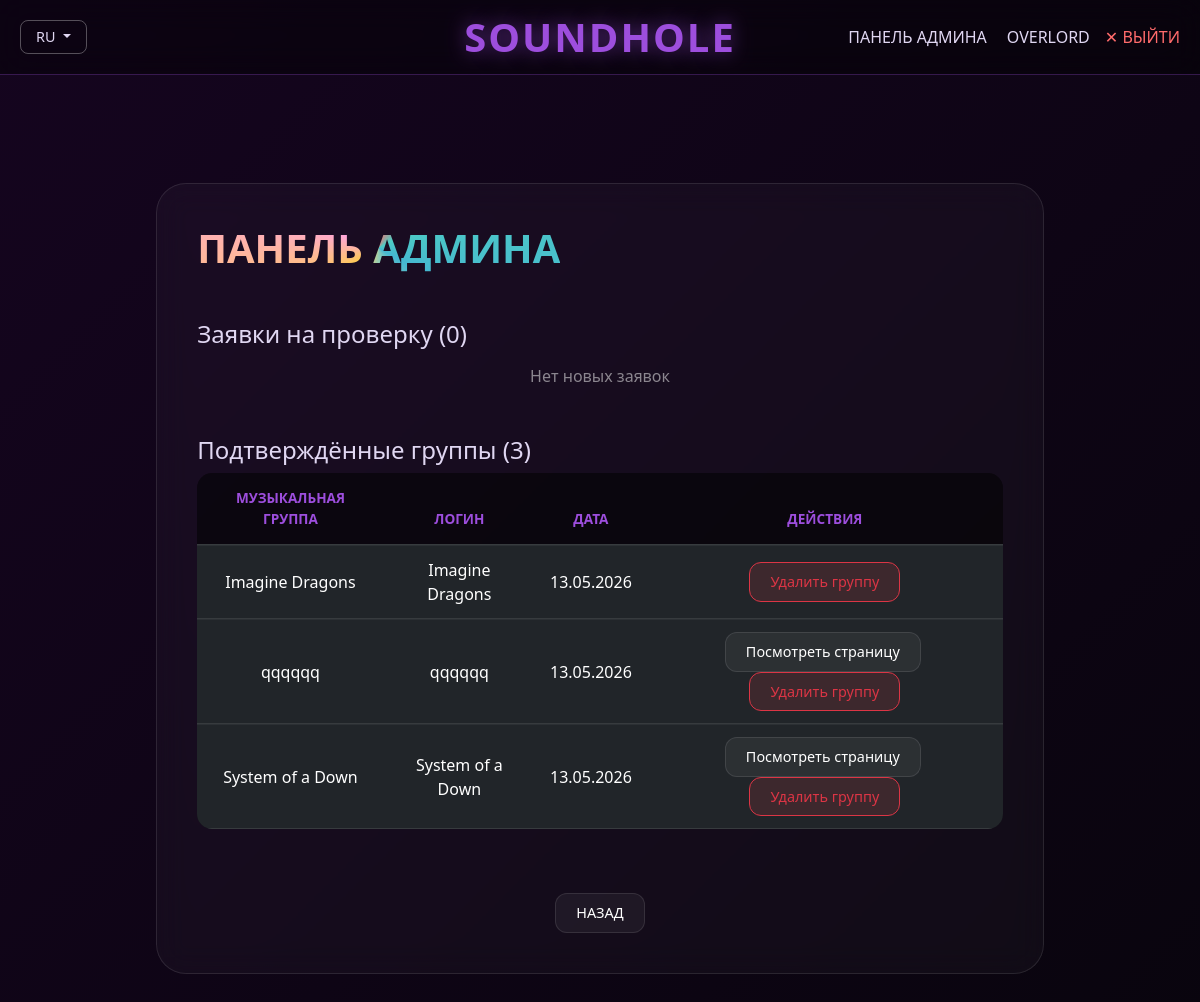
The app's page /developers (signed in), older data.
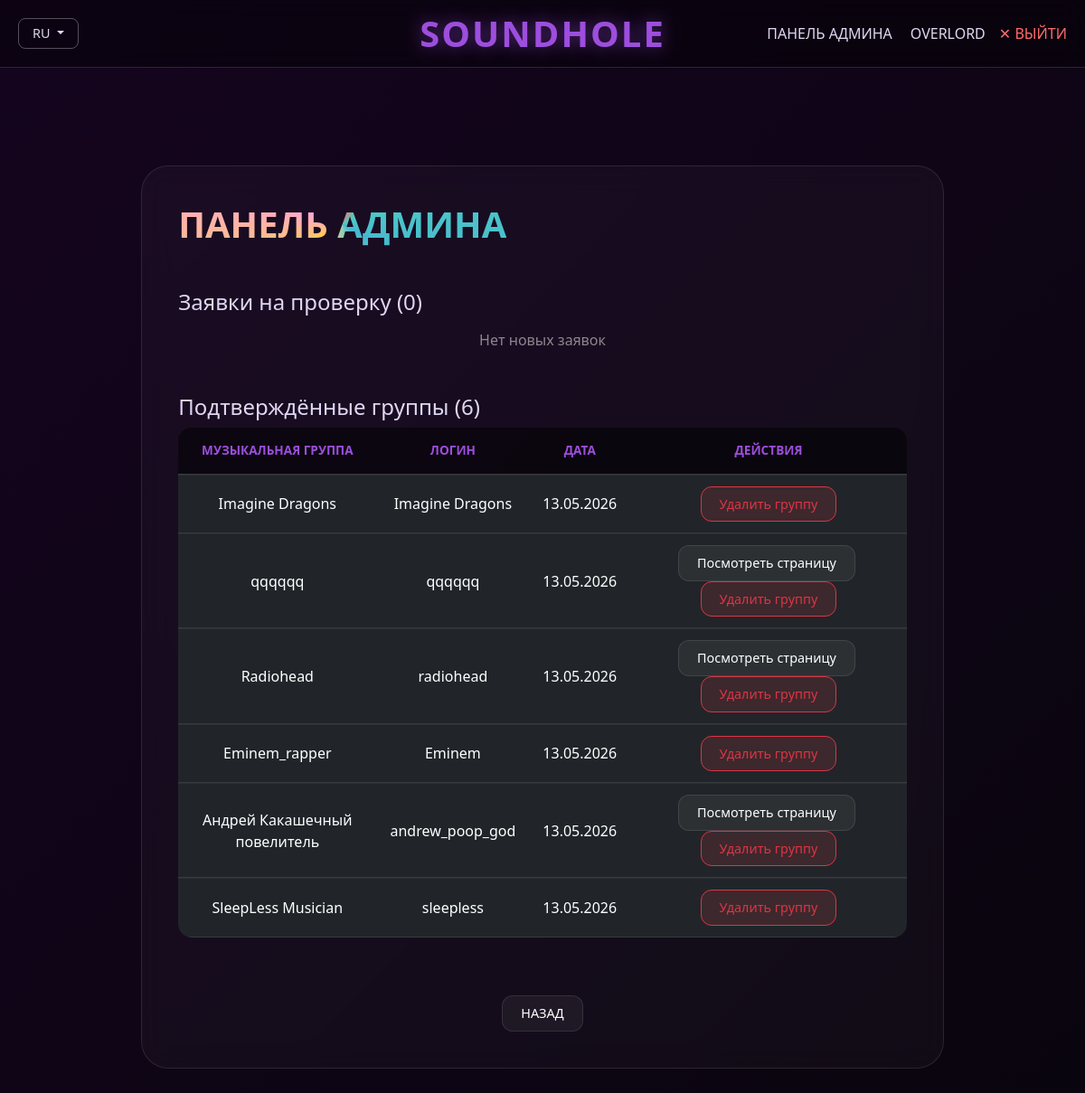
The same page, newer data.
### backend/database/models/users_model.py (models this page shows, shortened)
class UserModel(SqlAlchemyBase):
    __tablename__ = 'users'
    id = sqlalchemy.Column(
        sqlalchemy.Integer, primary_key=True, autoincrement=True)
    username = sqlalchemy.Column(
        sqlalchemy.String, index=True, unique=True, nullable=True)
    name = sqlalchemy.Column(sqlalchemy.String, nullable=True)
    about = sqlalchemy.Column(sqlalchemy.String, nullable=True)
    email = sqlalchemy.Column(
        sqlalchemy.String, index=True, unique=True, nullable=True)
    role = sqlalchemy.Column(sqlalchemy.String, default='user')
    funds = sqlalchemy.Column(sqlalchemy.Integer, default=0)
    inn = sqlalchemy.Column(sqlalchemy.String, nullable=True)
    rkn_number = sqlalchemy.Column(sqlalchemy.String, nullable=True)
    docs_path = sqlalchemy.Column(sqlalchemy.String, nullable=True)
    rep_name = sqlalchemy.Column(sqlalchemy.String, nullable=True)
    rep_email = sqlalchemy.Column(sqlalchemy.String, nullable=True)
    status = sqlalchemy.Column(sqlalchemy.String, default='active')
    hashed_password = sqlalchemy.Column(sqlalchemy.String, nullable=True)
    created_date = sqlalchemy.Column(
        sqlalchemy.DateTime, default=datetime.datetime.now)
    band_page = orm.relationship(
        "BandPageModel", back_populates='band', uselist=False)

### app.py (the view)
@app.route('/developers')
def developers():
    ip = get_client_ip()
    if 'user' not in session or session.get('role') != 'admin':
        logger.warning(f"IP: {ip} - попытка доступа к /developers без прав")
        flash("Доступ только для разработчиков", "warning")
        return redirect(url_for('index'))
    db_sess = db_session.create_session()
    from sqlalchemy.orm import joinedload
    pending_bands = db_sess.query(UserModel).options(
        joinedload(UserModel.band_page)
    ).filter(
        UserModel.role == 'band',
        UserModel.status == 'pending'
    ).all()
    approved_bands = db_sess.query(UserModel).options(
        joinedload(UserModel.band_page)
    ).filter(
        UserModel.role == 'band',
        UserModel.status == 'active'
    ).all()
    db_sess.close()
    logger.info(f"IP: {ip} - просмотр панели разработчика")
    return render_template('developers.html',
                           pending_bands=pending_bands,
                           approved_bands=approved_bands)

### app.py (called while the page is built)
def get_client_ip():
    if request.headers.get('X-Forwarded-For'):
        return request.headers.get('X-Forwarded-For').split(',')[0]
    return request.remote_addr

@app.before_request
def log_request():
    ip = get_client_ip()
    logger.info(f"IP: {ip} - {request.method} {request.path}")

@app.context_processor
def inject_vars():
    lang = session.get('lang', 'ru')
    return dict(txt=TRANSLATIONS.get(lang, TRANSLATIONS['ru']), current_lang=lang)

### backend/database/db_session.py (called while the page is built)
def create_session() -> Session:
    global __factory
    return __factory()

### templates/developers.html
{% extends 'base.html' %}
{% block content %}
<div class="container mt-5">
    <div class="row justify-content-center">
        <div class="col-md-10">
            <div class="custom-card">
                <h2 class="gradient-title text-center mb-4">{{ txt.admin_panel }}</h2>
                <h4 class="text-primary-purple mt-4">{{ txt.pending_apps }} ({{ pending_bands|length }})</h4>
                {% if pending_bands %}
                <div class="table-responsive">
                    <table class="table table-dark table-hover text-center align-middle">
                        <thead>
                            <tr>
                                <th>{{ txt.band }}</th>
                                <th>{{ txt.login_col }}</th>
                                <th>{{ txt.inn }}</th>
                                <th>{{ txt.rkn }}</th>
                                <th>{{ txt.rep_name }}</th>
                                <th>{{ txt.docs }}</th>
                                <th>{{ txt.actions }}</th>
                            </tr>
                        </thead>
                        <tbody>
                            {% for band in pending_bands %}
                            <tr>
                                <td>{{ band.name }}</td>
                                <td>{{ band.username }}</td>
                                <td>{{ band.inn or '-' }}</td>
                                <td>{{ band.rkn_number or '-' }}</td>
                                <td>{{ band.rep_name or '-' }}</td>
                                <td>
                                    {% if band.docs_path %}
                                    <a href="{{ url_for('download_doc', user_id=band.id) }}" class="btn-back btn-sm">⬇️ {{ txt.docs }}</a>
                                    {% else %}-{% endif %}
                                </td>
                                <td>
                                    <a href="{{ url_for('approve_band', band_id=band.id) }}" class="btn btn-sm btn-success me-1">✓</a>
                                    <a href="{{ url_for('reject_band', band_id=band.id) }}" class="btn btn-sm btn-danger">✕</a>
                                </td>
                            </tr>
                            {% endfor %}
                        </tbody>
                    </table>
                </div>
                {% else %}
                <p class="text-center text-white-50 mt-3">{{ txt.no_pending }}</p>
                {% endif %}
                <h4 class="text-primary-purple mt-5">{{ txt.approved_bands }} ({{ approved_bands|length }})</h4>
                {% if approved_bands %}
                <div class="table-responsive">
                    <table class="table table-dark table-hover text-center align-middle">
                        <thead>
                            <tr>
                                <th>{{ txt.band }}</th>
                                <th>{{ txt.login_col }}</th>
                                <th>{{ txt.date }}</th>
                                <th>{{ txt.actions }}</th>
                            </tr>
                        </thead>
                        <tbody>
                            {% for band in approved_bands %}
                            <tr>
                                <td>{{ band.name }}</td>
                                <td>{{ band.username }}</td>
                                <td>{{ band.created_date.strftime('%d.%m.%Y') if band.created_date else '-' }}</td>
                                <td>
                                    {% if band.band_page %}
                                    <a href="{{ url_for('view_band_page', page_id=band.band_page.id) }}" class="btn-back btn-sm me-1">{{ txt.view_page }}</a>
                                    {% endif %}
                                    <a href="{{ url_for('delete_band', band_id=band.id) }}" class="btn-back btn-sm" style="background: rgba(220, 53, 69, 0.15); border-color: #dc3545; color: #dc3545;" onclick="return confirm('{{ txt.confirm_delete }}')">{{ txt.delete_band }}</a>
                                </td>
                            </tr>
                            {% endfor %}
                        </tbody>
                    </table>
                </div>
                {% else %}
                <p class="text-center text-white-50 mt-3">{{ txt.no_approved }}</p>
                {% endif %}
                <div class="text-center mt-5">
                    <a href="{{ url_for('index') }}" class="btn-back">{{ txt.back }}</a>
                </div>
            </div>
        </div>
    </div>
</div>
{% endblock %}

### templates/base.html (shortened to what this page needs)
<!DOCTYPE html>
<html lang="{{ current_lang }}">
<head>
    <link href="https://cdn.jsdelivr.net/npm/bootstrap@5.3.0/dist/css/bootstrap.min.css" rel="stylesheet">
    <link rel="stylesheet" href="{{ url_for('static', filename='css/style.css') }}">
</head>
<body>
    <nav class="navbar navbar-expand-lg">
        <div class="container-fluid navbar-container">
            <div class="navbar-left">
                <div class="lang-dropdown">
                    <button class="btn-lang dropdown-toggle" type="button" data-bs-toggle="dropdown">
                        {{ current_lang|upper }}
                    </button>
                </div>
            </div>
            <div class="navbar-center">
                <a class="navbar-brand" href="{{ url_for('index') }}">SOUNDHOLE</a>
            </div>
            <div class="navbar-right">
                <div class="nav-items user-group">
                    {% if session.get('role') == 'admin' %}
                    <a class="nav-link admin-link" href="{{ url_for('developers') }}">{{ txt.admin_panel }}</a>
                    {% endif %}
                    {% if session.get('user_id') %}
                    <div class="user-actions">
                        <a class="nav-link profile-link" href="{{ url_for('account') }}">
                            {{ session['display_name'] }}
                        </a>
                        <a class="nav-link logout-link" href="{{ url_for('logout') }}">✕ {{ txt.logout }}</a>
                    </div>
                    {% else %}
                    <a class="nav-link login-link" href="{{ url_for('login') }}">{{ txt.login }}</a>
                    {% endif %}
                </div>
            </div>
        </div>
    </nav>
    <div class="main-content">
        {% block content %}{% endblock %}
    </div>
</body>
</html>

### static/css/style.css (style rules this page uses)
:root { --primary-purple: #9d4edd; --light-purple: #c77dff; --neon-blue: #00fffb; --bg-dark: #020205; --text-main: #e0d7f2; --glass-bg: rgba(255, 255, 255, 0.03); --glass-border: rgba(255, 255, 255, 0.1); }
* { box-sizing: border-box; }
body { margin: 0; min-height: 100vh; font-family: 'Segoe UI', sans-serif; background: linear-gradient(-45deg, #020205, #0d051a, #050508, #15051f); background-size: 400% 400%; animation: gradientBG 20s ease infinite; color: var(--text-main); overflow-x: hidden; }
.navbar { background: rgba(0, 0, 0, 0.4) !important; backdrop-filter: blur(15px); border-bottom: 1px solid rgba(157, 78, 221, 0.3); padding: 10px 0; position: sticky; top: 0; z-index: 1000; width: 100%; }
.navbar-container { display: flex; justify-content: space-between; align-items: center; padding: 10px 20px; width: 100%; box-sizing: border-box; position: relative; }
.navbar-left { z-index: 1001; display: flex; align-items: center; min-width: 150px; }
.navbar-center { position: absolute; left: 50%; transform: translateX(-50%); z-index: 1000; text-align: center; }
.navbar-brand { font-size: 2.5rem; font-weight: 900; color: var(--primary-purple); text-shadow: 0 0 20px rgba(157, 78, 221, 0.6); text-decoration: none; white-space: nowrap; margin: 0; letter-spacing: 2px; }
.navbar-right { z-index: 1001; display: flex; align-items: center; justify-content: flex-end; min-width: 150px; }
.nav-items { display: flex; align-items: center; gap: 20px; }
.user-actions { display: flex; align-items: center; gap: 15px; white-space: nowrap; }
.nav-link { color: var(--text-main) !important; transition: 0.3s; font-size: 1rem; text-decoration: none; display: inline-flex; align-items: center; }
.logout-link { color: #ff6b6b !important; }
.lang-dropdown { position: relative; display: inline-block; }
.btn-lang { background: transparent; border: 1px solid rgba(255, 255, 255, 0.3); color: var(--text-main); padding: 5px 15px; border-radius: 8px; font-size: 0.9rem; transition: 0.3s; cursor: pointer; }
.main-content { min-height: calc(100vh - 80px); display: flex; flex-direction: column; align-items: center; justify-content: flex-start; padding: 40px 20px 80px 20px; width: 100%; box-sizing: border-box; }
.container { width: 100%; max-width: 1100px; padding: 0 15px; margin: 0 auto; }
@media (min-width: 769px) { .main-content { padding-top: 60px; } }
.btn-back { background: rgba(255, 255, 255, 0.05); color: white; padding: 8px 20px; border-radius: 12px; text-decoration: none; border: 1px solid rgba(255, 255, 255, 0.1); transition: 0.3s; display: inline-block; white-space: nowrap; font-size: 0.9rem; }
.custom-card { background: var(--glass-bg); backdrop-filter: blur(15px); border: 1px solid var(--glass-border); border-radius: 30px; padding: 40px; }
.gradient-title { font-size: 2.5rem; font-weight: 900; text-transform: uppercase; background: conic-gradient(from 0deg, #ff6b6b, #4ecdc4, #45b7d1, #96ceb4, #feca57, #ff9ff3, #ff6b6b); -webkit-background-clip: text; background-clip: text; color: transparent; animation: rotate-text 4s linear infinite; display: inline-block; }
.table-dark { background: rgba(0, 0, 0, 0.4); border-radius: 15px; overflow: hidden; color: var(--text-main); border-collapse: separate; border-spacing: 0; }
.table-dark th { color: var(--primary-purple); font-weight: 700; text-transform: uppercase; font-size: 0.85rem; background: rgba(0, 0, 0, 0.2); padding: 15px; }
.table-dark td { vertical-align: middle; padding: 12px 15px; border-top: 1px solid rgba(255, 255, 255, 0.05); }
.text-white-50 { color: rgba(255, 255, 255, 0.5) !important; }
.text-center { text-align: center !important; }
.mb-4 { margin-bottom: 1.5rem !important; }
.mt-3 { margin-top: 1rem !important; }
.mt-4 { margin-top: 1.5rem !important; }
.mt-5 { margin-top: 3rem !important; }

Row changes from the older to the newer data that the page shows:
removed UserModel: name "System of a Down", username "System of a Down", created_date "13.05.2026", view_page "Посмотреть страницу", delete_band "Удалить группу"
added UserModel: name "Radiohead", username "radiohead", created_date "13.05.2026", view_page "Посмотреть страницу", delete_band "Удалить группу"
added UserModel: name "Eminem_rapper", username "Eminem", created_date "13.05.2026", delete_band "Удалить группу"
added UserModel: name "Андрей Какашечный повелитель", username "andrew_poop_god", created_date "13.05.2026", view_page "Посмотреть страницу", delete_band "Удалить группу"
added UserModel: name "SleepLess Musician", username "sleepless", created_date "13.05.2026", delete_band "Удалить группу"
Text that changed along with them:
{{ approved_bands|length }}: "3" → "6"
